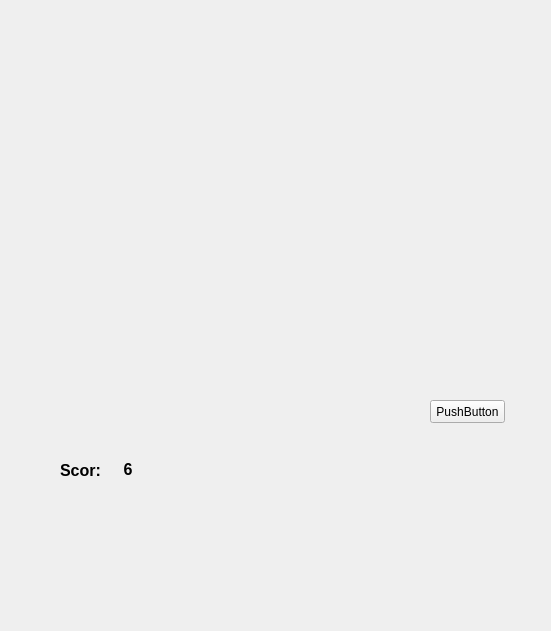
<?xml version="1.0" encoding="UTF-8"?>
<ui version="4.0">
 <class>Widget</class>
 <widget class="QWidget" name="Widget">
  <property name="geometry">
   <rect>
    <x>0</x>
    <y>0</y>
    <width>551</width>
    <height>631</height>
   </rect>
  </property>
  <property name="windowTitle">
   <string>Widget</string>
  </property>
  <widget class="QLabel" name="LScore">
   <property name="geometry">
    <rect>
     <x>120</x>
     <y>460</y>
     <width>16</width>
     <height>19</height>
    </rect>
   </property>
   <property name="font">
    <font>
     <pointsize>12</pointsize>
     <weight>75</weight>
     <bold>true</bold>
    </font>
   </property>
   <property name="text">
    <string>6</string>
   </property>
   <property name="alignment">
    <set>Qt::AlignCenter</set>
   </property>
  </widget>
  <widget class="QLabel" name="label_2">
   <property name="geometry">
    <rect>
     <x>50</x>
     <y>460</y>
     <width>61</width>
     <height>20</height>
    </rect>
   </property>
   <property name="font">
    <font>
     <pointsize>12</pointsize>
     <weight>75</weight>
     <bold>true</bold>
    </font>
   </property>
   <property name="text">
    <string>Scor:</string>
   </property>
   <property name="alignment">
    <set>Qt::AlignCenter</set>
   </property>
  </widget>
  <widget class="QLabel" name="label_3">
   <property name="geometry">
    <rect>
     <x>130</x>
     <y>530</y>
     <width>131</width>
     <height>61</height>
    </rect>
   </property>
   <property name="text">
    <string/>
   </property>
  </widget>
  <widget class="QPushButton" name="DebButon">
   <property name="geometry">
    <rect>
     <x>430</x>
     <y>400</y>
     <width>75</width>
     <height>23</height>
    </rect>
   </property>
   <property name="text">
    <string>PushButton</string>
   </property>
  </widget>
 </widget>
 <layoutdefault spacing="6" margin="11"/>
 <resources/>
 <connections/>
</ui>
